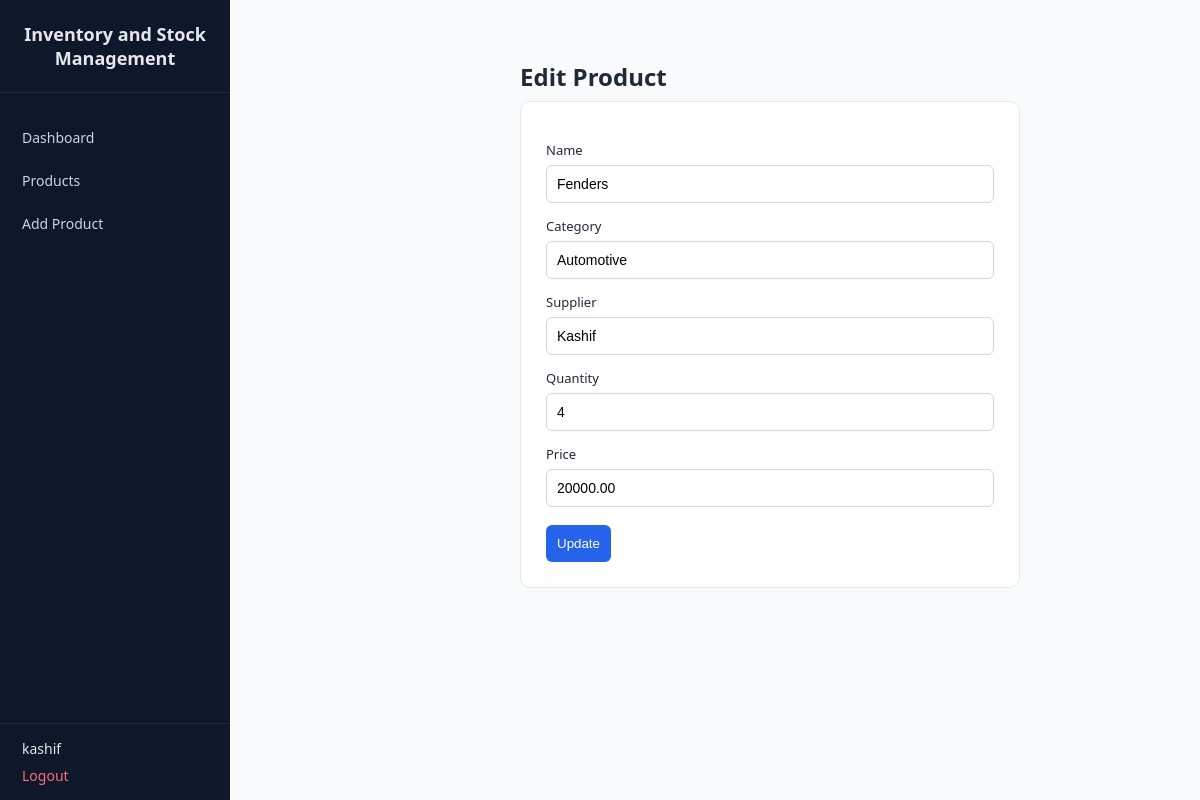
/edit.php?id=23 (signed in), run on the app's committed database.
### tables this page shows
CREATE TABLE `products` (
  `id` int NOT NULL AUTO_INCREMENT,
  `name` varchar(100) NOT NULL,
  `supplier_id` int NOT NULL,
  `category` varchar(50) DEFAULT NULL,
  `quantity` int NOT NULL,
  `price` decimal(10,2) NOT NULL,
  `created_at` timestamp NULL DEFAULT CURRENT_TIMESTAMP,
  `user_id` int NOT NULL,
  PRIMARY KEY (`id`),
  KEY `supplier_id` (`supplier_id`),
  CONSTRAINT `products_ibfk_1` FOREIGN KEY (`supplier_id`) REFERENCES `suppliers`(`id`) ON DELETE CASCADE ON UPDATE CASCADE
);

CREATE TABLE `suppliers` (
  `id` int NOT NULL AUTO_INCREMENT,
  `name` varchar(100) NOT NULL,
  `contact` varchar(50) DEFAULT NULL,
  PRIMARY KEY (`id`)
);

### public/edit.php (the view, shortened to what this page needs)
<?php
require '../config/db.php';
require '../templates/header.php';
$id = $_GET['id'];
$stmt = $pdo->prepare("SELECT * FROM products WHERE id=? AND user_id=?");
$stmt->execute([$id, $_SESSION['user_id']]);
$p = $stmt->fetch();
?>
<div class="main">
    <h2>Edit Product</h2>
    <form method="post">
        <label>Name</label>
        <input name="name" value="<?= htmlspecialchars($p['name']) ?>" required>
        <label>Category</label>
        <input name="category" value="<?= htmlspecialchars($p['category']) ?>">
        <label>Supplier</label>
        <input name="supplier" value="<?= htmlspecialchars($pdo->query("SELECT name FROM suppliers WHERE id={$p['supplier_id']}")->fetchColumn()) ?>" required>
        <label>Quantity</label>
        <input type="number" name="quantity" value="<?= $p['quantity'] ?>" min="0" required>
        <label>Price</label>
        <input type="number" step="0.01" name="price" value="<?= $p['price'] ?>" required>
        <button>Update</button>
    </form>
</div>
<?php require '../templates/footer.php'; ?>

### assets/css/style.css (style rules this page uses)
* { box-sizing: border-box; margin: 0; padding: 0; }
body { font-family: system-ui, -apple-system, BlinkMacSystemFont, sans-serif; background: #f8fafc; color: #1f2937; }
.main { margin-left: 230px; padding: 30px; width: calc(100% - 230px); }
h1, h2 { margin-bottom: 8px; }
form { background: #ffffff; padding: 25px; border-radius: 10px; max-width: 500px; border: 1px solid #e5e7eb; }
label { display: block; margin-top: 14px; font-size: 13px; }
input, select { width: 100%; padding: 10px; margin-top: 6px; border-radius: 6px; border: 1px solid #d1d5db; font-size: 14px; }
button { margin-top: 18px; padding: 11px; background: #2563eb; border: none; color: #ffffff; border-radius: 6px; cursor: pointer; }

### data on the page
products: name "Fenders", category "Automotive", supplier "Kashif", quantity "4", price "20000.00"

### other printed values
$_SESSION['user'] "kashif"
